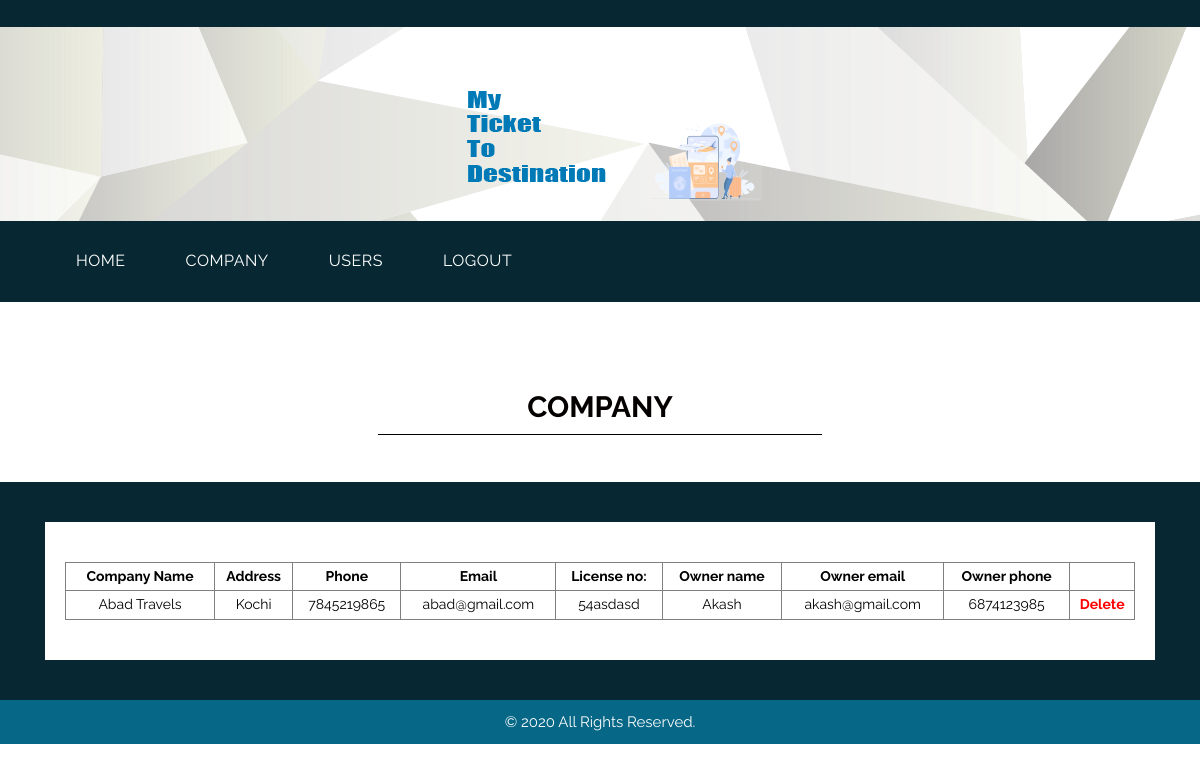
/viewcom.php, run on the app's committed database.
### tables this page shows
CREATE TABLE `company` (
  `cid` int(11) NOT NULL AUTO_INCREMENT,
  `name` varchar(20) NOT NULL,
  `address` varchar(100) NOT NULL,
  `phone` varchar(12) NOT NULL,
  `email` varchar(50) NOT NULL,
  `licence_no` varchar(50) NOT NULL,
  `owner_name` varchar(50) NOT NULL,
  `owner_email` varchar(50) NOT NULL,
  `owner_phone` varchar(50) NOT NULL,
  PRIMARY KEY (`cid`)
);

### DatabaseCon.php (called while the page is built, shortened)
<?php
class DatabaseCon {
private $dbhost = 'localhost:3306';
private $dbuser = 'root';
private $dbpass = '';
private $conn;
   function __construct()
   		 {
      		$this->conn = mysql_connect($this->dbhost, $this->dbuser, $this->dbpass);
        }
   function selectData($str)
   {
   $retval=mysql_query($str,$this->conn);
   return $retval;
   }
}
?>

### viewcom.php (the view, shortened to what this page needs)
<!DOCTYPE html>
<html lang="en">
<head>
<link rel="stylesheet" type="text/css" href="css/bootstrap.min.css">
<link rel="stylesheet" type="text/css" href="css/style.css">
<link rel="stylesheet" href="css/responsive.css">
<link rel="stylesheet" href="css/jquery.mCustomScrollbar.min.css">
<link rel="stylesheet" href="https://netdna.bootstrapcdn.com/font-awesome/4.0.3/css/font-awesome.css">
<link rel="stylesheet" href="css/owl.carousel.min.css">
<link rel="stylesheet" href="css/owl.theme.default.min.css">
<link rel="stylesheet" href="https://cdnjs.cloudflare.com/ajax/libs/fancybox/2.1.5/jquery.fancybox.min.css" media="screen">
</head>
<body>
	<div class="header_main">
		<div class="container">
			<div class="logo"><a href="#"><img src="images/logo1.png"></a></div>
		</div>
	</div>
	<div class="header">
		<div class="container">
            <div class="col-sm-12">
                 <div class="menu-area">
                    <nav class="navbar navbar-expand-lg ">
                        <div class="collapse navbar-collapse" id="navbarSupportedContent">
						<ul class="navbar-nav mr-auto">
                               <li class="nav-item active">
                                <a class="nav-link" href="adminhome.php">HOME<span class="sr-only">(current)</span></a> </li>
                                <li class="nav-item">
                                <a class="nav-link" href="viewcom.php">COMPANY</a> </li>
                                <li class="nav-item">
                                <a class="nav-link" href="viewuser.php">USERS</a></li>
                               <li class="#" href="#">
      	                        <a class="nav-link" href="index.html">LOGOUT</a></li>
                            </ul>
                        </div>
                    </nav>
                </div>
            </div>
        </div>
    </div>
    <div class="contact_main">
    <div class="touch_section">
        <div class="container">
            <h1 class="touch_text">COMPANY</h1>
        </div>
    </div>
    <div class="lets_touch_main">
        <div class="container">
            <div class="row">
                <div class="col-md-12">
				<center>
                    <div class="input_main">
<table border="1" style="width:100%;color:black;text-align:center">
<tr>
<th>Company Name</th>
<th>Address</th>
<th>Phone</th>
<th>Email</th>
<th>License no:</th>
<th>Owner name</th>
<th>Owner email</th>
<th>Owner phone</th>
</tr>
<?php include('DatabaseCon.php');
	$db=new DatabaseCon();
	$s="select * from company";
	$rs=$db->selectData($s);
	while($row=mysql_fetch_array($rs)){
		?>
		<tr>
		<td><?php echo $row['name']; ?> </td>
		<td><?php echo $row['address']; ?> </td>
		<td><?php echo $row['phone']; ?> </td>
		<td><?php echo $row['email']; ?> </td>
		<td><?php echo $row['licence_no']; ?> </td>
		<td><?php echo $row['owner_name']; ?> </td>
		<td><?php echo $row['owner_email']; ?> </td>
		<td><?php echo $row['owner_phone']; ?> </td>
		<th><a href="deleteflpass.php?cid=<?php echo $row['cid']; ?>&mod=decom" style="color:red">Delete </a></th>
		</tr>
	<?php } ?>
	</table>
                    </div>
					</center>
                </div>
            </div>
        </div>
    </div>
    <div class="copyright">
          <div class="container">
            <div class="row">
                <div class="col-sm-12">
                   <p class="copyright_text">© 2020 All Rights Reserved. </p>
                </div>
            </div>
        </div>
    </div>
</body>
</html>

### css/style.css (style rules this page uses)
* { box-sizing: border-box !important; transition: ease all 0.5s; }
html { scroll-behavior: smooth; }
body { color: #666666; font-size: 14px; font-family: 'Raleway', sans-serif;; line-height: 1.80857; font-weight: normal; overflow-x: hidden; }
a { color: #1f1f1f; text-decoration: none !important; outline: none !important; -webkit-transition: all .3s ease-in-out; -moz-transition: all .3s ease-in-out; -ms-transition: all .3s ease-in-out; -o-transition: all .3s ease-in-out; transition: all .3s ease-in-out; }
h1, h2, h3, h4, h5, h6 { letter-spacing: 0; font-weight: normal; position: relative; padding: 0 0 10px 0; font-weight: normal; line-height: normal; color: #111111; margin: 0 }
h1 { font-size: 24px }
*, *::after, *::before { -webkit-box-sizing: border-box; -moz-box-sizing: border-box; box-sizing: border-box; }
ul, li, ol { margin: 0px; padding: 0px; list-style: none; }
p { margin: 20px; font-weight: 400; font-size: 15px; line-height: 24px; }
a { color: #ffffff; text-decoration: none; outline: none !important; }
.header_main { width: 100%; float: left; background-image: url(../images/header.png); height: auto; padding-top: 20px; padding-bottom: 40px; }
.logo { width: 100%; float: left; text-align: center; margin-top: 55px; }
.header { width: 100%; width: 100%; float: left; background-color: #072833; padding-bottom: 10px; padding-top: 10px; }
.header_main { width: 100%; float: left; background-image: url(../images/header.png); height: auto; padding-bottom: 20px; }
.navbar-expand-lg .navbar-nav .nav-link { padding-right: 60px; padding-left: 0; color: #fff; font-size: 16px; letter-spacing: 0.5px; }
.navbar-nav.mr-auto { width: 100%; margin: 0; display: block; }
.navbar-nav.mr-auto li { float: left; }
.touch_section { width: 100%; padding-top: 57px; margin-bottom: 47px; display: inline-block !important; }
.touch_text { width: 27%; margin: 0 auto; text-align: center; border-bottom: 1px solid #000; color: #050000; font-size: 22pt; font-weight: bold; }
.lets_touch_main { width: 100%; float: left; background-color: #072833; padding-top: 40px; padding-bottom: 40PX; }
.input_main { width: 100%; float: left; background-color: #ffffff; padding: 40px 20px; }
.contact_main { width: 100%; float: left; background-color: #ffffff; padding-top: 40px; }
.copyright { width: 100%; float: left; background-color: #076787; padding-top: 10px; padding-bottom: 10px; }
.copyright_text { width: 100%; float: left; color: #fbfdfd; text-align: center; margin: 0px; }
.contact_main { width: 100%; float: left; padding-top: 30px; }

### css/responsive.css (style rules this page uses)
.touch_text { width: 40%; }

### data on the page
company: name "Abad Travels", address "Kochi", phone "7845219865", email "abad@gmail.com", licence_no "54asdasd", owner_name "Akash", owner_email "akash@gmail.com", owner_phone "6874123985"
